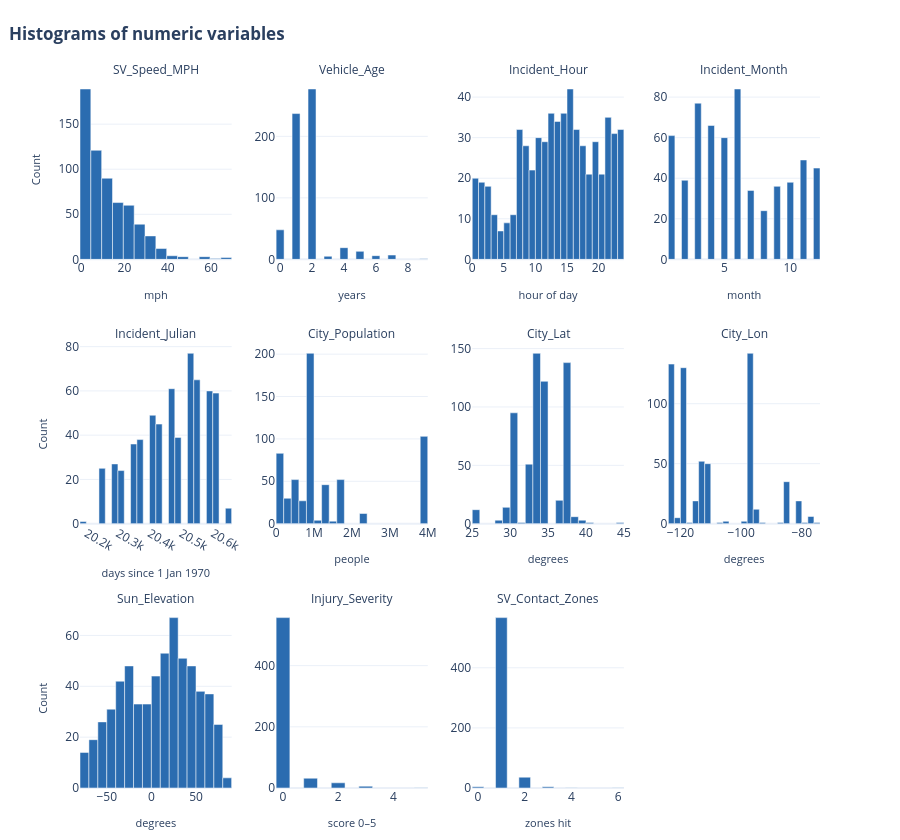

Notebook code cell kept with this figure:
### Markdown cell above
### 1.7 Distributions – histograms and box plots
Before transforming anything, we check the shape of each numeric variable. Look for long tails to the right.

### Code cell
# @title
class DistributionTransformer:
    """Plots distributions and applies Box-Cox and Tukey's Ladder to skewed variables."""

    UNITS = {"SV_Speed_MPH": "mph", "Vehicle_Age": "years", "Incident_Hour": "hour of day", "Incident_Month": "month",
             "Incident_Julian": "days since 1 Jan 1970", "City_Population": "people", "City_Lat": "degrees",
             "City_Lon": "degrees", "Sun_Elevation": "degrees", "Injury_Severity": "score 0–5", "SV_Contact_Zones": "zones hit"}
    LADDER = {-2: "1/x²", -1: "1/x", -0.5: "1/√x", 0: "log(x)", 0.5: "√x", 1: "x (none)", 2: "x²"}

    def __init__(self, df, columns):
        self.df = df
        self.columns = columns

    def skew_table(self):
        """Returns the skewness of every numeric variable, most skewed first."""
        return (self.df[self.columns].apply(skew).rename("Skewness").to_frame()
                .assign(Shape=lambda t: np.where(t["Skewness"].abs() > 1, "Highly skewed",
                                        np.where(t["Skewness"].abs() > 0.5, "Moderately skewed", "Roughly symmetric")))
                .sort_values("Skewness", key=abs, ascending=False))

    def plot_distributions(self, kind="histogram"):
        """Draws one small histogram or box plot per numeric variable."""
        cols = 4
        rows = int(np.ceil(len(self.columns) / cols))
        fig = make_subplots(rows=rows, cols=cols, subplot_titles=self.columns,
                            vertical_spacing=0.12, horizontal_spacing=0.06)
        for i, col in enumerate(self.columns):
            trace = (go.Histogram(x=self.df[col], nbinsx=25, marker_color="#2B6CB0",
                                  marker_line=dict(color="white", width=0.5))
                     if kind == "histogram" else
                     go.Box(x=self.df[col], marker_color="#6B46C1", boxpoints="outliers",
                            line=dict(width=1.5), name=""))
            fig.add_trace(trace, row=i // cols + 1, col=i % cols + 1)
            fig.update_xaxes(title_text=self.UNITS.get(col, "value"), title_font_size=11, row=i // cols + 1, col=i % cols + 1)
            if kind == "histogram" and i % cols == 0:
                fig.update_yaxes(title_text="Count", title_font_size=11, row=i // cols + 1, col=1)
        fig.update_layout(template="plotly_white", showlegend=False, height=280 * rows,
                          title=dict(text=f"<b>{'Histograms' if kind == 'histogram' else 'Box plots'} of numeric variables</b>", x=0.01),
                          margin=dict(t=80, b=30))
        fig.update_annotations(font_size=12)
        if kind == "box":
            fig.update_yaxes(showticklabels=False)
        fig.show()

    def box_cox(self, col, shift=0):
        """Finds the best Box-Cox lambda and returns the transformed values."""
        transformed, lam = boxcox(self.df[col] + shift)
        self.boxcox_lambda = lam
        self.boxcox_result = pd.DataFrame({"Lambda (λ)": [round(lam, 2)], "Skew before": [round(skew(self.df[col]), 2)],
                                           "Skew after": [round(skew(transformed), 2)]}, index=[col])
        self._before_after(self.df[col], transformed, f"{col}: Box-Cox with λ = {lam:.2f}")
        return transformed

    def tukey_ladder(self, col, shift=0):
        """Tries each power on Tukey's Ladder and keeps the one with skewness closest to zero."""
        x = self.df[col].astype(float) + shift
        rows = [(p, name, skew(np.log(x) if p == 0 else x ** p)) for p, name in self.LADDER.items()]
        self.ladder = pd.DataFrame(rows, columns=["Power", "Transformation", "Skewness"])
        best = self.ladder.loc[self.ladder["Skewness"].abs().idxmin()]
        self.ladder["Chosen"] = np.where(self.ladder["Power"] == best["Power"], "✓", "")
        fig = px.bar(self.ladder, x="Transformation", y="Skewness",
                     labels={"Transformation": "Power on Tukey's Ladder", "Skewness": "Skewness (0 = symmetric)", "color": "Power"},
                     color=self.ladder["Chosen"].eq("✓").map({True: "Chosen", False: "Other powers"}),
                     color_discrete_map={"Chosen": "#38A169", "Other powers": "#A0AEC0"}, text_auto=".2f",
                     category_orders={"Transformation": list(self.LADDER.values())})
        fig.update_traces(textposition="outside", cliponaxis=False)
        fig.update_yaxes(range=[min(0, self.ladder["Skewness"].min()) - 0.4, self.ladder["Skewness"].max() * 1.2])
        fig.add_hline(y=0, line_color="#2D3748")
        fig.add_annotation(x=best["Transformation"], y=0, text=f"<b>chosen: {best['Skewness']:.2f}</b>",
                           showarrow=True, arrowhead=2, ay=-60, font=dict(color="#38A169"))
        fig.update_layout(template="plotly_white", height=460, legend_title_text="Power",
                          title=dict(text=f"<b>Tukey's Ladder for {col} – {best['Transformation']} gives the most symmetric shape</b>", x=0.01))
        fig.show()
        self.ladder_choice = best
        transformed = np.log(x) if best["Power"] == 0 else x ** best["Power"]
        self._before_after(self.df[col], transformed, f"{col}: Tukey's Ladder ({best['Transformation']})")
        return transformed

    @staticmethod
    def _before_after(before, after, title):
        fig = make_subplots(rows=1, cols=2, subplot_titles=(f"Before – skew {skew(before):.2f}", f"After – skew {skew(after):.2f}"))
        fig.add_trace(go.Histogram(x=before, nbinsx=25, marker_color="#E53E3E", opacity=0.85), 1, 1)
        fig.add_trace(go.Histogram(x=after, nbinsx=25, marker_color="#38A169", opacity=0.85), 1, 2)
        fig.update_xaxes(title_text="Original value", row=1, col=1)
        fig.update_xaxes(title_text="Transformed value", row=1, col=2)
        fig.update_yaxes(title_text="Number of crashes", row=1, col=1)
        fig.update_yaxes(title_text="Number of crashes", row=1, col=2)
        fig.update_layout(template="plotly_white", showlegend=False, height=420,
                          title=dict(text=f"<b>{title}</b>", x=0.01), margin=dict(t=80))
        fig.show()


numeric_cols = ["SV_Speed_MPH", "Vehicle_Age", "Incident_Hour", "Incident_Month", "Incident_Julian",
                "City_Population", "City_Lat", "City_Lon", "Sun_Elevation", "Injury_Severity", "SV_Contact_Zones"]
dist = DistributionTransformer(builder.out, numeric_cols)
dist.plot_distributions("histogram")

### Figure 1 — Plotly figure (JSON) as saved in the notebook; plotly's stock layout.template omitted (floating-point values rounded to 4 significant figures; data arrays with more than 128 entries replaced by an {"elided": "..."} marker saying what was removed)
{"data": [{"marker": {"color": "#2B6CB0", "line": {"color": "white", "width": 0.5}}, "nbinsx": 25, "type": "histogram", "x": {"elided": "613 int values"}, "xaxis": "x", "yaxis": "y"}, {"marker": {"color": "#2B6CB0", "line": {"color": "white", "width": 0.5}}, "nbinsx": 25, "type": "histogram", "x": {"elided": "613 int values"}, "xaxis": "x2", "yaxis": "y2"}, {"marker": {"color": "#2B6CB0", "line": {"color": "white", "width": 0.5}}, "nbinsx": 25, "type": "histogram", "x": {"elided": "613 float values"}, "xaxis": "x3", "yaxis": "y3"}, {"marker": {"color": "#2B6CB0", "line": {"color": "white", "width": 0.5}}, "nbinsx": 25, "type": "histogram", "x": {"elided": "613 int values"}, "xaxis": "x4", "yaxis": "y4"}, {"marker": {"color": "#2B6CB0", "line": {"color": "white", "width": 0.5}}, "nbinsx": 25, "type": "histogram", "x": {"elided": "613 int values"}, "xaxis": "x5", "yaxis": "y5"}, {"marker": {"color": "#2B6CB0", "line": {"color": "white", "width": 0.5}}, "nbinsx": 25, "type": "histogram", "x": {"elided": "613 float values"}, "xaxis": "x6", "yaxis": "y6"}, {"marker": {"color": "#2B6CB0", "line": {"color": "white", "width": 0.5}}, "nbinsx": 25, "type": "histogram", "x": {"elided": "613 float values"}, "xaxis": "x7", "yaxis": "y7"}, {"marker": {"color": "#2B6CB0", "line": {"color": "white", "width": 0.5}}, "nbinsx": 25, "type": "histogram", "x": {"elided": "613 float values"}, "xaxis": "x8", "yaxis": "y8"}, {"marker": {"color": "#2B6CB0", "line": {"color": "white", "width": 0.5}}, "nbinsx": 25, "type": "histogram", "x": {"elided": "613 float values"}, "xaxis": "x9", "yaxis": "y9"}, {"marker": {"color": "#2B6CB0", "line": {"color": "white", "width": 0.5}}, "nbinsx": 25, "type": "histogram", "x": {"elided": "613 int values"}, "xaxis": "x10", "yaxis": "y10"}, {"marker": {"color": "#2B6CB0", "line": {"color": "white", "width": 0.5}}, "nbinsx": 25, "type": "histogram", "x": {"elided": "613 int values"}, "xaxis": "x11", "yaxis": "y11"}], "layout": {"annotations": [{"font": {"size": 12}, "showarrow": false, "text": "SV_Speed_MPH", "x": 0.1025, "xanchor": "center", "xref": "paper", "y": 1, "yanchor": "bottom", "yref": "paper"}, {"font": {"size": 12}, "showarrow": false, "text": "Vehicle_Age", "x": 0.3675, "xanchor": "center", "xref": "paper", "y": 1, "yanchor": "bottom", "yref": "paper"}, {"font": {"size": 12}, "showarrow": false, "text": "Incident_Hour", "x": 0.6325, "xanchor": "center", "xref": "paper", "y": 1, "yanchor": "bottom", "yref": "paper"}, {"font": {"size": 12}, "showarrow": false, "text": "Incident_Month", "x": 0.8975, "xanchor": "center", "xref": "paper", "y": 1, "yanchor": "bottom", "yref": "paper"}, {"font": {"size": 12}, "showarrow": false, "text": "Incident_Julian", "x": 0.1025, "xanchor": "center", "xref": "paper", "y": 0.6267, "yanchor": "bottom", "yref": "paper"}, {"font": {"size": 12}, "showarrow": false, "text": "City_Population", "x": 0.3675, "xanchor": "center", "xref": "paper", "y": 0.6267, "yanchor": "bottom", "yref": "paper"}, {"font": {"size": 12}, "showarrow": false, "text": "City_Lat", "x": 0.6325, "xanchor": "center", "xref": "paper", "y": 0.6267, "yanchor": "bottom", "yref": "paper"}, {"font": {"size": 12}, "showarrow": false, "text": "City_Lon", "x": 0.8975, "xanchor": "center", "xref": "paper", "y": 0.6267, "yanchor": "bottom", "yref": "paper"}, {"font": {"size": 12}, "showarrow": false, "text": "Sun_Elevation", "x": 0.1025, "xanchor": "center", "xref": "paper", "y": 0.2533, "yanchor": "bottom", "yref": "paper"}, {"font": {"size": 12}, "showarrow": false, "text": "Injury_Severity", "x": 0.3675, "xanchor": "center", "xref": "paper", "y": 0.2533, "yanchor": "bottom", "yref": "paper"}, {"font": {"size": 12}, "showarrow": false, "text": "SV_Contact_Zones", "x": 0.6325, "xanchor": "center", "xref": "paper", "y": 0.2533, "yanchor": "bottom", "yref": "paper"}], "height": 840, "margin": {"b": 30, "t": 80}, "showlegend": false, "title": {"text": "<b>Histograms of numeric variables</b>", "x": 0.01}, "xaxis": {"anchor": "y", "domain": [0, 0.205], "title": {"font": {"size": 11}, "text": "mph"}}, "xaxis10": {"anchor": "y10", "domain": [0.265, 0.47], "title": {"font": {"size": 11}, "text": "score 0–5"}}, "xaxis11": {"anchor": "y11", "domain": [0.53, 0.735], "title": {"font": {"size": 11}, "text": "zones hit"}}, "xaxis12": {"anchor": "y12", "domain": [0.795, 1]}, "xaxis2": {"anchor": "y2", "domain": [0.265, 0.47], "title": {"font": {"size": 11}, "text": "years"}}, "xaxis3": {"anchor": "y3", "domain": [0.53, 0.735], "title": {"font": {"size": 11}, "text": "hour of day"}}, "xaxis4": {"anchor": "y4", "domain": [0.795, 1], "title": {"font": {"size": 11}, "text": "month"}}, "xaxis5": {"anchor": "y5", "domain": [0, 0.205], "title": {"font": {"size": 11}, "text": "days since 1 Jan 1970"}}, "xaxis6": {"anchor": "y6", "domain": [0.265, 0.47], "title": {"font": {"size": 11}, "text": "people"}}, "xaxis7": {"anchor": "y7", "domain": [0.53, 0.735], "title": {"font": {"size": 11}, "text": "degrees"}}, "xaxis8": {"anchor": "y8", "domain": [0.795, 1], "title": {"font": {"size": 11}, "text": "degrees"}}, "xaxis9": {"anchor": "y9", "domain": [0, 0.205], "title": {"font": {"size": 11}, "text": "degrees"}}, "yaxis": {"anchor": "x", "domain": [0.7467, 1], "title": {"font": {"size": 11}, "text": "Count"}}, "yaxis10": {"anchor": "x10", "domain": [0, 0.2533]}, "yaxis11": {"anchor": "x11", "domain": [0, 0.2533]}, "yaxis12": {"anchor": "x12", "domain": [0, 0.2533]}, "yaxis2": {"anchor": "x2", "domain": [0.7467, 1]}, "yaxis3": {"anchor": "x3", "domain": [0.7467, 1]}, "yaxis4": {"anchor": "x4", "domain": [0.7467, 1]}, "yaxis5": {"anchor": "x5", "domain": [0.3733, 0.6267], "title": {"font": {"size": 11}, "text": "Count"}}, "yaxis6": {"anchor": "x6", "domain": [0.3733, 0.6267]}, "yaxis7": {"anchor": "x7", "domain": [0.3733, 0.6267]}, "yaxis8": {"anchor": "x8", "domain": [0.3733, 0.6267]}, "yaxis9": {"anchor": "x9", "domain": [0, 0.2533], "title": {"font": {"size": 11}, "text": "Count"}}}}
